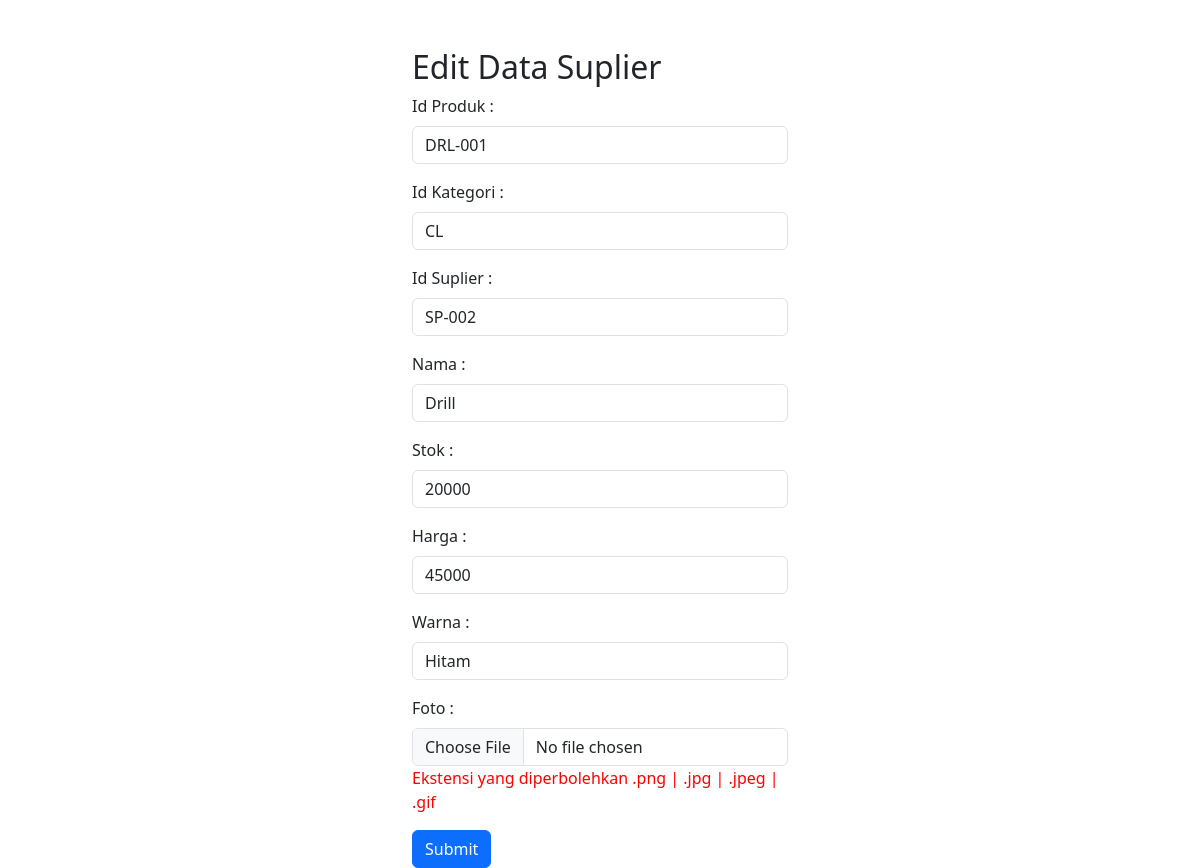
/data/produk/edit.php?id_produk=DRL-001, run on the app's committed database.
### tables this page shows
CREATE TABLE IF NOT EXISTS `produk` (
  `id_produk` varchar(11) NOT NULL,
  `kategori_id` varchar(11) NOT NULL,
  `suplier_id` varchar(11) NOT NULL,
  `nama` varchar(30) NOT NULL,
  `stok` int(11) NOT NULL,
  `harga` int(15) NOT NULL,
  `warna` varchar(20) NOT NULL,
  `gambar` varchar(5000) NOT NULL,
  PRIMARY KEY (`id_produk`),
  KEY `kategori_id` (`kategori_id`),
  KEY `suplier_id` (`suplier_id`)
);

### data/produk/edit.php (the view, shortened to what this page needs)
<!DOCTYPE html>
<html lang="en">
<head>
        <link rel="stylesheet" href="https://cdn.jsdelivr.net/npm/bootstrap@5.3.0-alpha3/dist/css/bootstrap.min.css" rel="stylesheet">
</head>
<body>
        <?php
        include ('../config.php');
        $id_produk = $_GET ['id_produk'];
        $query = mysqli_query($conn, "SELECT * FROM produk WHERE id_produk='$id_produk'");
        foreach ($query as $row) :
        ?>
        <div class="container col-4">
        <form action="proses_edit.php?id_produk=<?php echo $row['id_produk']?>" method="post">
          <div class="mt-5">
                <h2>Edit Data Suplier</h2>
          </div>
          <div class="mb-3">
            <label for="TextInput" class="form-label">Id Produk : </label>
            <input type="text" name="id_produk" class="form-control" value="<?php echo $row['id_produk']?>">
          </div>
          <div class="mb-3">
            <label for="TextInput" class="form-label">Id Kategori : </label>
            <input type="text" name="kategori_id" class="form-control" value="<?php echo $row['kategori_id']?>">
          </div>
          <div class="mb-3">
            <label for="TextInput" class="form-label">Id Suplier : </label>
            <input type="text" name="suplier_id" class="form-control" value="<?php echo $row['suplier_id']; ?>">
          </div>
          <div class="mb-3">
            <label for="TextInput" class="form-label">Nama : </label>
            <input type="text" name="nama" class="form-control" value="<?php echo $row['nama']; ?>">
          </div>
          <div class="mb-3">
            <label for="TextInput" class="form-label">Stok : </label>
            <input type="text" name="stok" class="form-control" value="<?php echo $row['stok']; ?>">
          </div>
          <div class="mb-3">
            <label for="TextInput" class="form-label">Harga : </label>
            <input type="text" name="harga" class="form-control" value="<?php echo $row['harga']; ?>">
          </div>
          <div class="mb-3">
            <label for="TextInput" class="form-label">Warna : </label>
            <input type="text" name="warna" class="form-control" value="<?php echo $row['warna']; ?>">
          </div>
          <div class="mb-3">
            <label for="TextInput" class="form-label">Foto : </label>
            <input type="file" name="gambar" required="required" class="form-control" value="../../images/<?php echo $row['gambar']; ?>">
            <p style="color: red" id="gambar_error">Ekstensi yang diperbolehkan .png | .jpg | .jpeg | .gif</p>
          </div>
          <input type="submit" name="Submit" class="btn btn-primary"></input>
          <?php endforeach; ?>
        </form>
        </div>
</body>
</html>

### data on the page
produk: id_produk "DRL-001", kategori_id "CL", suplier_id "SP-002", nama "Drill", stok "20000", harga "45000", warna "Hitam"
